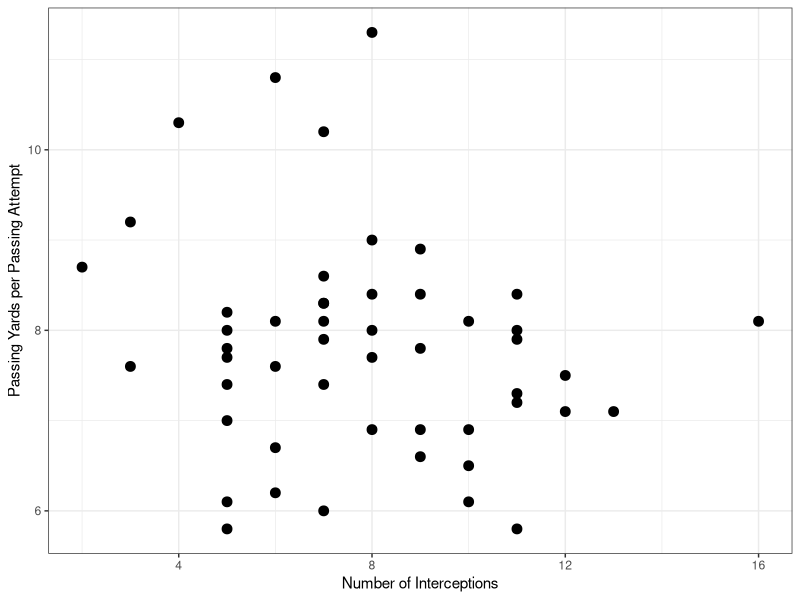
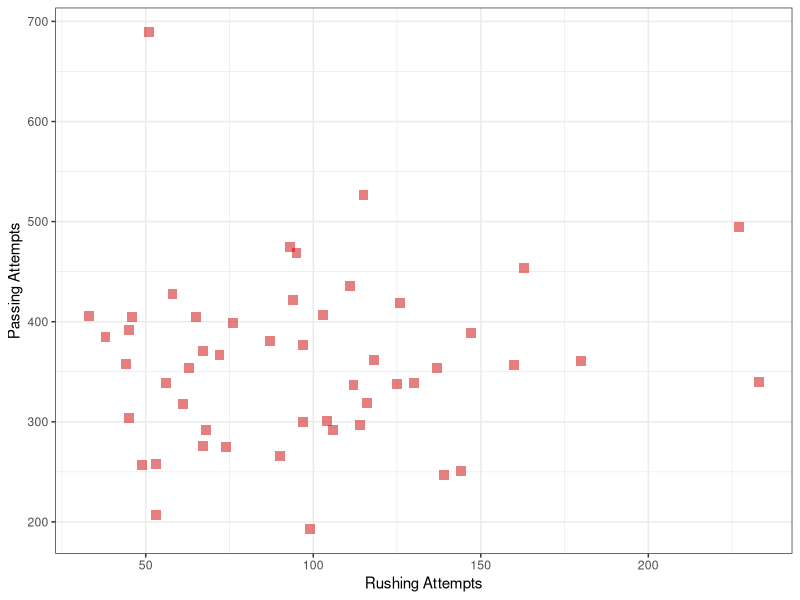
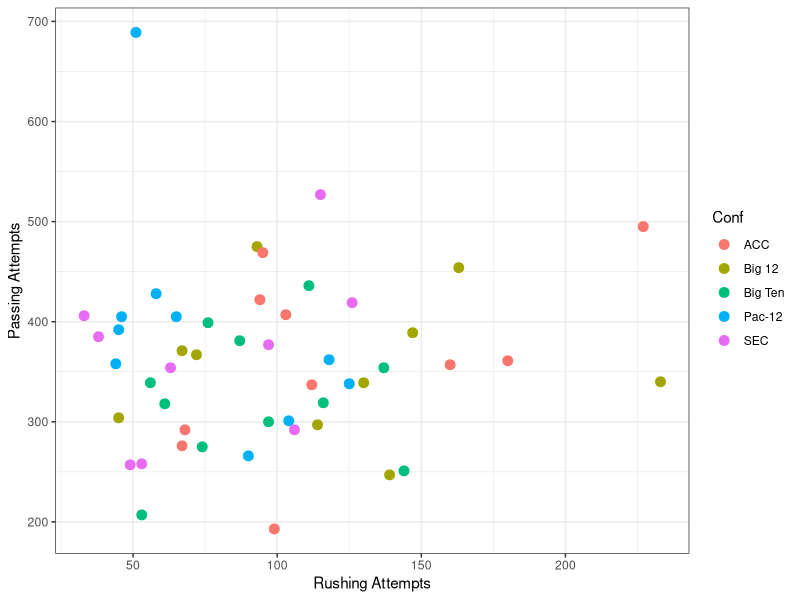
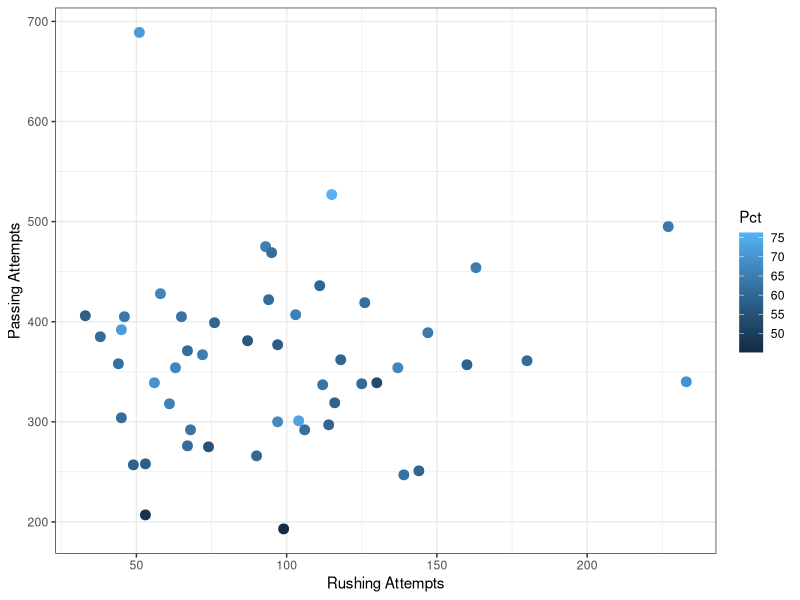
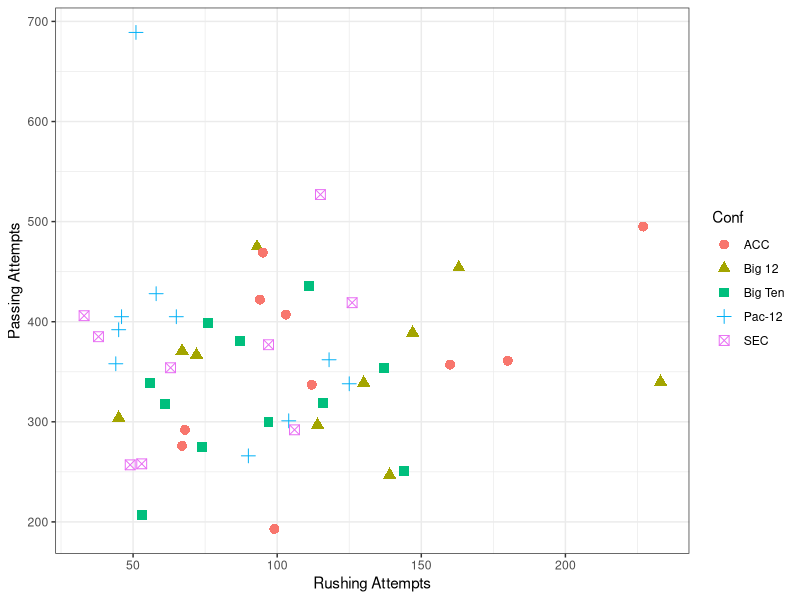
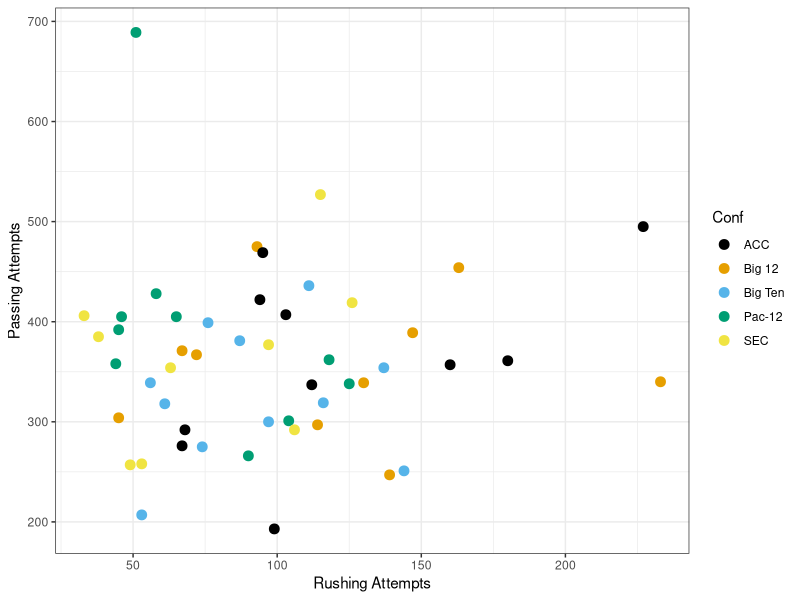

Generate these figures, in order, with R:
## ---- chunk 1
knitr::opts_chunk$set(echo=FALSE, fig.width=5, fig.height=5)
## ---- chunk 2
library(tidyverse)
## ---- chunk 3
qbs <- read.csv("Data_quarterbacks_2019.csv",stringsAsFactors=FALSE) %>%
  filter(Conf %in% c("ACC","Big 12","Big Ten","Pac-12","SEC")) %>%
  mutate(Conf=factor(Conf))
str(qbs)
## ---- chunk 4
risk <- ggplot(data=qbs,mapping=aes(x=Int,y=Y_A)) +
  geom_point(size=3) +
  scale_x_continuous(name="Number of Interceptions") +
  scale_y_continuous(name="Passing Yards per Passing Attempt") +
  theme_bw()
risk
## ---- chunk 5
act <- ggplot(data=qbs,mapping=aes(x=RAtt,y=Att)) +
  geom_point(size=3,shape=15,color="red3",alpha=0.5) +
  scale_x_continuous(name="Rushing Attempts") +
  scale_y_continuous(name="Passing Attempts") +
  theme_bw()
act
## ---- chunk 6
act2 <- ggplot(data=qbs,mapping=aes(x=RAtt,y=Att,color=Conf)) +
  geom_point(size=3) +
  scale_x_continuous(name="Rushing Attempts") +
  scale_y_continuous(name="Passing Attempts") +
  theme_bw()
act2
## ---- chunk 7
act3 <- ggplot(data=qbs,mapping=aes(x=RAtt,y=Att,color=Pct)) +
  geom_point(size=3) +
  scale_x_continuous(name="Rushing Attempts") +
  scale_y_continuous(name="Passing Attempts") +
  theme_bw()
act3
## ---- chunk 8
act4 <- ggplot(data=qbs,mapping=aes(x=RAtt,y=Att,color=Conf,shape=Conf)) +
  geom_point(size=3) +
  scale_x_continuous(name="Rushing Attempts") +
  scale_y_continuous(name="Passing Attempts") +
  theme_bw()
act4
## ---- chunk 9
act5 <- act2 +
  scale_color_manual(values=c("#000000", "#E69F00", "#56B4E9", "#009E73", "#F0E442"))
act5
